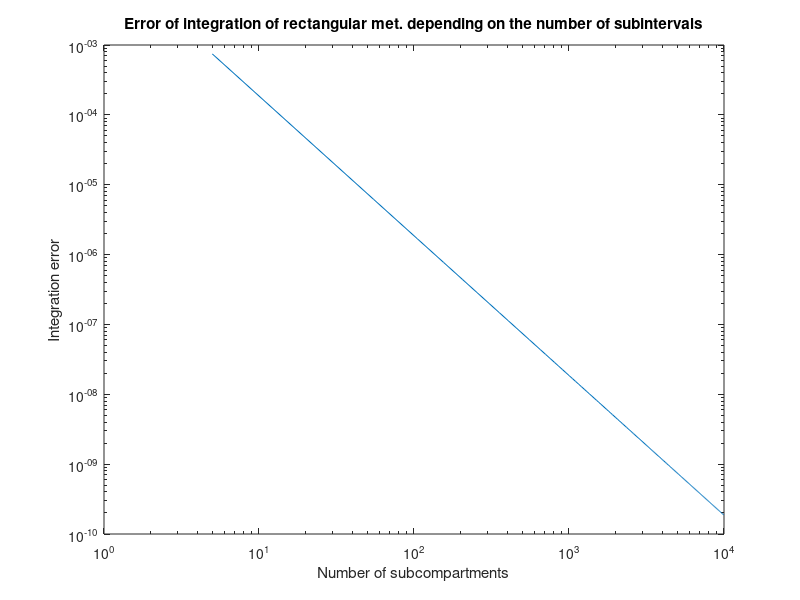

Source code (MATLAB):
function Zad_1
    [integration_error, Nt, ft_5, integral_1000] = zadanie1();
end

function [integration_error, Nt, ft_5, integral_1000] = zadanie1()
  % Numeryczne całkowanie metodą prostokątów.
    % Nt - wektor zawierający liczby podprzedziałów całkowania
    % integration_error - integration_error(1,i) zawiera błąd całkowania wyznaczony
    %   dla liczby podprzedziałów równej Nt(i). Zakładając, że obliczona wartość całki
    %   dla Nt(i) liczby podprzedziałów całkowania wyniosła integration_result,
    %   to integration_error(1,i) = abs(integration_result - reference_value),
    %   gdzie reference_value jest wartością referencyjną całki.
    % ft_5 - gęstość funkcji prawdopodobieństwa dla n=5
    % integral_1000 - całka od 0 do 5 funkcji gęstości prawdopodobieństwa
    %   dla 1000 podprzedziałów całkowania

    reference_value = 0.0473612919396179; % wartość referencyjna całki

    Nt = 5:50:10^4;
	integration_result = [];
	integration_error = [];
	for i = 1:length(Nt)
		integration_result(i) = integral(@f, Nt(i));
		integration_error(i) = abs(integration_result(i) - reference_value);
	end

    ft_5 = f(5);
    integral_1000 = integral(@f, 1000);

	figure;
	loglog(Nt, integration_error);
	xlabel('Number of subcompartments');
	ylabel('Integration error');
	title('Error of integration of rectangular met. depending on the number of subintervals');
	saveas(gcf, 'zadanie1.png');

end

function d = f(t)
	sig = 3;
	u = 10;
	d = 1/(sig*sqrt(2*pi)) * exp(-((t-u).^2)/(2*sig^2));
end

function res = integral (f, N)
	a = 0;
	b = 5;
	h = (b-a)/N;
	res = 0;
	for i = 1:N
		x = a + (i-1)*h + a + i*h;
		res = res + f(x/2);
	end
	res = res*h;
end